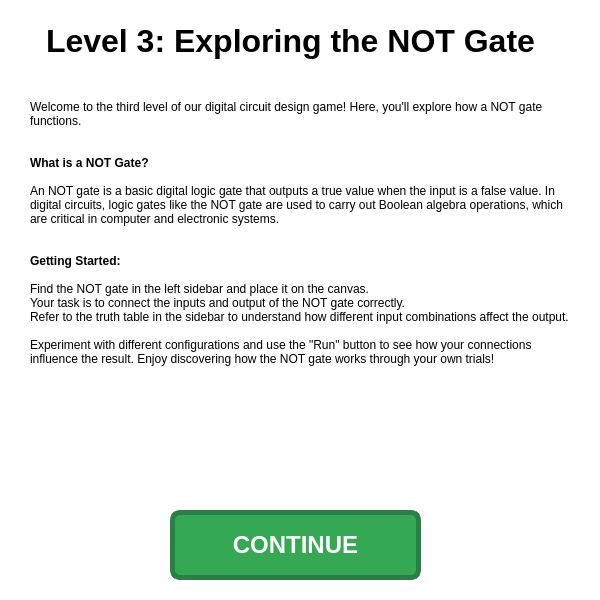
<?xml version="1.0" encoding="UTF-8"?>
<ui version="4.0">
 <class>LevelTutorialDialog3</class>
 <widget class="QDialog" name="LevelTutorialDialog3">
  <property name="geometry">
   <rect>
    <x>0</x>
    <y>0</y>
    <width>600</width>
    <height>600</height>
   </rect>
  </property>
  <property name="windowTitle">
   <string>Dialog</string>
  </property>
  <property name="styleSheet">
   <string notr="true">QDialog {
	background-color: #FFFFFF
}</string>
  </property>
  <widget class="QLabel" name="label">
   <property name="geometry">
    <rect>
     <x>30</x>
     <y>100</y>
     <width>541</width>
     <height>401</height>
    </rect>
   </property>
   <property name="styleSheet">
    <string notr="true">QLabel {
	color: black;
}</string>
   </property>
   <property name="text">
    <string>&lt;html&gt;&lt;head/&gt;&lt;body&gt;&lt;p&gt;Welcome to the third level of our digital circuit design game! Here, you'll explore how a NOT gate functions.&lt;br/&gt;&lt;br/&gt;&lt;br/&gt;&lt;span style=&quot; font-weight:700;&quot;&gt;What is a NOT Gate?&lt;/span&gt;&lt;br/&gt;&lt;br/&gt;An NOT gate is a basic digital logic gate that outputs a true value when the input is a false value. In digital circuits, logic gates like the NOT gate are used to carry out Boolean algebra operations, which are critical in computer and electronic systems.&lt;br/&gt;&lt;br/&gt;&lt;br/&gt;&lt;span style=&quot; font-weight:700;&quot;&gt;Getting Started:&lt;/span&gt;&lt;br/&gt;&lt;br/&gt;Find the NOT gate in the left sidebar and place it on the canvas.&lt;br/&gt;Your task is to connect the inputs and output of the NOT gate correctly.&lt;br/&gt;Refer to the truth table in the sidebar to understand how different input combinations affect the output.&lt;br/&gt;&lt;br/&gt;Experiment with different configurations and use the &amp;quot;Run&amp;quot; button to see how your connections influence the result. Enjoy discovering how the NOT gate works through your own trials!&lt;/p&gt;&lt;/body&gt;&lt;/html&gt;</string>
   </property>
   <property name="alignment">
    <set>Qt::AlignLeading|Qt::AlignLeft|Qt::AlignTop</set>
   </property>
   <property name="wordWrap">
    <bool>true</bool>
   </property>
  </widget>
  <widget class="QPushButton" name="continueButton">
   <property name="geometry">
    <rect>
     <x>170</x>
     <y>510</y>
     <width>251</width>
     <height>70</height>
    </rect>
   </property>
   <property name="styleSheet">
    <string notr="true">QPushButton {
    border: 5px solid #2A7F46;
    border-radius: 10px;
    background-color: #34A853;
    color: white;
    font: bold 24px;
    padding: 10px;
    min-width: 30px;
    min-height: 40px;
}

QPushButton:hover {
    background-color: #2C974B;
}

QPushButton:pressed {
    background-color: #278040;
}</string>
   </property>
   <property name="text">
    <string>CONTINUE</string>
   </property>
  </widget>
  <widget class="QLabel" name="label_2">
   <property name="geometry">
    <rect>
     <x>40</x>
     <y>20</y>
     <width>501</width>
     <height>41</height>
    </rect>
   </property>
   <property name="styleSheet">
    <string notr="true">QLabel {
	font: bold 32px;
	color: black;
}</string>
   </property>
   <property name="text">
    <string>Level 3: Exploring the NOT Gate</string>
   </property>
   <property name="alignment">
    <set>Qt::AlignCenter</set>
   </property>
  </widget>
 </widget>
 <resources/>
 <connections/>
</ui>
